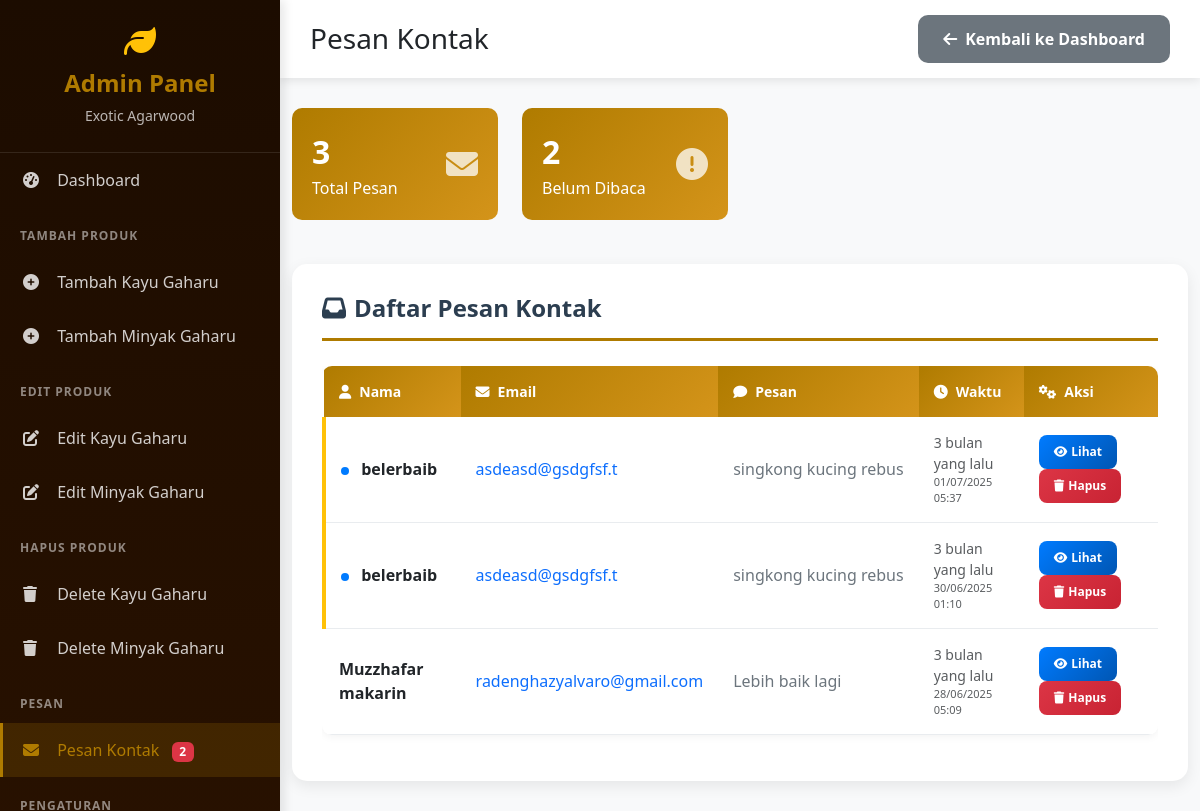
Screenshot of /checkmessegecontact.php (signed in) with the database file from the repository.
### tables this page shows
CREATE TABLE `contact_messages` (
  `id` int(11) NOT NULL,
  `name` varchar(100) NOT NULL,
  `email` varchar(255) NOT NULL,
  `phone` varchar(20) DEFAULT NULL,
  `message` text NOT NULL,
  `is_read` tinyint(1) DEFAULT 0,
  `created_at` timestamp NULL DEFAULT current_timestamp()
);

### checkmessegecontact.php (the view, shortened to what this page needs)
<?php
$servername = "localhost";
$username = "root";
$password = "";
$dbname = "agarwood_db";
$conn = new mysqli($servername, $username, $password, $dbname);
$sql = "SELECT id, name, email, message, created_at, is_read FROM contact_messages ORDER BY created_at DESC";
$result = $conn->query($sql);
$unread_sql = "SELECT COUNT(*) as unread_count FROM contact_messages WHERE is_read = 0";
$unread_result = $conn->query($unread_sql);
$unread_count = $unread_result ? $unread_result->fetch_assoc()['unread_count'] : 0;
function timeAgo($datetime) {
    $time = time() - strtotime($datetime);
    if ($time < 31536000) return floor($time/2592000) . ' bulan yang lalu';
    return floor($time/31536000) . ' tahun yang lalu';
}
?>
<!DOCTYPE html>
<html lang="en">
<head>
    <link href="https://cdnjs.cloudflare.com/ajax/libs/bootstrap/5.3.0/css/bootstrap.min.css" rel="stylesheet">
    <link href="https://cdnjs.cloudflare.com/ajax/libs/font-awesome/6.4.0/css/all.min.css" rel="stylesheet">
</head>
<body>
    <div class="sidebar">
        <div class="brand">
            <i class="fas fa-leaf fa-2x text-warning"></i>
            <h4>Admin Panel</h4>
            <small>Exotic Agarwood</small>
        </div>
        <nav class="nav flex-column">
            <a class="nav-link" href="admineai.php">
                <i class="fas fa-tachometer-alt"></i>
                Dashboard
            </a>
            <div class="nav-section">TAMBAH PRODUK</div>
            <a class="nav-link" href="inputdatakayugaharu.php">
                <i class="fas fa-plus-circle"></i>
                Tambah Kayu Gaharu
            </a>
            <a class="nav-link" href="inputdataminyakgaharu.php">
                <i class="fas fa-plus-circle"></i>
                Tambah Minyak Gaharu
            </a>
            <div class="nav-section">EDIT PRODUK</div>
            <a class="nav-link" href="admineai.php#kayu-section">
                <i class="fas fa-edit"></i>
                Edit Kayu Gaharu
            </a>
            <a class="nav-link" href="admineai.php#minyak-section">
                <i class="fas fa-edit"></i>
                Edit Minyak Gaharu
            </a>
            <div class="nav-section">HAPUS PRODUK</div>
            <a class="nav-link" href="admineai.php#kayu-section">
                <i class="fas fa-trash"></i>
                Delete Kayu Gaharu
            </a>
            <a class="nav-link" href="admineai.php#minyak-section">
                <i class="fas fa-trash"></i>
                Delete Minyak Gaharu
            </a>
            <div class="nav-section">PESAN</div>
            <a class="nav-link active" href="checkmessegecontact.php">
                <i class="fas fa-envelope"></i>
                Pesan Kontak
                <?php if ($unread_count > 0): ?>
                    <span class="badge bg-danger ms-2"><?php echo $unread_count; ?></span>
                <?php endif; ?>
            </a>
            <div class="nav-section">PENGATURAN</div>
        </nav>
    </div>
    <div class="main-content">
        <div class="top-navbar d-flex justify-content-between align-items-center">
            <h3 class="mb-0">Pesan Kontak</h3>
            <a href="admineai.php" class="btn-back">
                <i class="fas fa-arrow-left me-2"></i>Kembali ke Dashboard
            </a>
        </div>
        <div class="container-fluid">
            <div class="row mb-4">
                <div class="col-md-3">
                    <div class="stats-card">
                        <div class="d-flex align-items-center">
                            <div class="flex-grow-1">
                                <div class="stats-number"><?php echo $result ? $result->num_rows : 0; ?></div>
                                <div>Total Pesan</div>
                            </div>
                            <i class="fas fa-envelope fa-2x opacity-75"></i>
                        </div>
                    </div>
                </div>
                <div class="col-md-3">
                    <div class="stats-card">
                        <div class="d-flex align-items-center">
                            <div class="flex-grow-1">
                                <div class="stats-number"><?php echo $unread_count; ?></div>
                                <div>Belum Dibaca</div>
                            </div>
                            <i class="fas fa-exclamation-circle fa-2x opacity-75"></i>
                        </div>
                    </div>
                </div>
            </div>
            <div class="messages-container">
                <h4 class="messages-title">
                    <i class="fas fa-inbox me-2"></i>Daftar Pesan Kontak
                </h4>
                <?php if ($result && $result->num_rows > 0): ?>
                    <div class="table-responsive">
                        <table class="table table-hover">
                            <thead>
                                <tr>
                                    <th><i class="fas fa-user me-2"></i>Nama</th>
                                    <th><i class="fas fa-envelope me-2"></i>Email</th>
                                    <th><i class="fas fa-comment me-2"></i>Pesan</th>
                                    <th><i class="fas fa-clock me-2"></i>Waktu</th>
                                    <th><i class="fas fa-cogs me-2"></i>Aksi</th>
                                </tr>
                            </thead>
                            <tbody>
                                <?php while($row = $result->fetch_assoc()): ?>
                                    <tr class="<?php echo ($row['is_read'] == 0) ? 'unread-message' : ''; ?>">
                                        <td>
                                            <?php if ($row['is_read'] == 0): ?>
                                                <span class="unread-indicator"></span>
                                            <?php endif; ?>
                                            <strong><?php echo htmlspecialchars($row['name']); ?></strong>
                                        </td>
                                        <td>
                                            <a href="mailto:<?php echo htmlspecialchars($row['email']); ?>" class="text-decoration-none">
                                                <?php echo htmlspecialchars($row['email']); ?>
                                            </a>
                                        </td>
                                        <td>
                                            <div class="message-preview">
                                                <?php echo htmlspecialchars(substr($row['message'], 0, 100)); ?>
                                            </div>
                                        </td>
                                        <td>
                                            <div class="text-muted small">
                                                <?php echo timeAgo($row['created_at']); ?>
                                            </div>
                                            <div class="text-muted" style="font-size: 11px;">
                                                <?php echo date('d/m/Y H:i', strtotime($row['created_at'])); ?>
                                            </div>
                                        </td>
                                        <td>
                                            <a href="viewmessege.php?id=<?php echo $row['id']; ?>" class="btn-action btn-view">
                                                <i class="fas fa-eye me-1"></i>Lihat
                                            </a>
                                            <a href="deletemessegecontact.php?id=<?php echo $row['id']; ?>"
                                               class="btn-action btn-delete"
                                               onclick="return confirm('Apakah Anda yakin ingin menghapus pesan dari <?php echo htmlspecialchars($row['name']); ?>?');">
                                                <i class="fas fa-trash me-1"></i>Hapus
                                            </a>
                                        </td>
                                    </tr>
                                <?php endwhile; ?>
                            </tbody>
                        </table>
                    </div>
                <?php endif; ?>
            </div>
        </div>
    </div>
</body>
</html>

### checkmessegecontact.php (style rules this page uses)
body { background: #f8f9fa; font-family: 'Segoe UI', Tahoma, Geneva, Verdana, sans-serif; }
.sidebar { background: linear-gradient(180deg, #1c0c00 0%, #2a1200 100%); min-height: 100vh; position: fixed; top: 0; left: 0; width: 280px; z-index: 1000; box-shadow: 4px 0 10px rgba(0, 0, 0, 0.1); overflow-y: auto; }
.sidebar .brand { padding: 25px 20px; border-bottom: 1px solid rgba(255, 255, 255, 0.1); text-align: center; }
.sidebar .brand h4 { color: #af7b00; font-weight: 700; margin: 10px 0 5px; }
.sidebar .brand small { color: rgba(255, 255, 255, 0.7); }
.sidebar .nav-link { color: rgba(255, 255, 255, 0.8); padding: 15px 20px; border-radius: 0; transition: all 0.3s ease; border-left: 3px solid transparent; }
.sidebar .nav-link:hover, .sidebar .nav-link.active { background: rgba(175, 123, 0, 0.2); color: #af7b00; border-left-color: #af7b00; }
.sidebar .nav-link i { width: 20px; margin-right: 10px; }
.sidebar .nav-section { padding: 10px 20px; color: rgba(255, 255, 255, 0.5); font-size: 12px; font-weight: 600; text-transform: uppercase; letter-spacing: 1px; margin-top: 10px; }
.main-content { margin-left: 280px; padding: 0; }
.top-navbar { background: white; box-shadow: 0 2px 10px rgba(0, 0, 0, 0.1); padding: 15px 30px; margin-bottom: 30px; }
.messages-container { background: white; border-radius: 15px; padding: 30px; box-shadow: 0 5px 15px rgba(0, 0, 0, 0.08); margin-bottom: 30px; }
.messages-title { color: #2c3e50; font-weight: 600; margin-bottom: 25px; padding-bottom: 15px; border-bottom: 3px solid #af7b00; }
.table { border-radius: 10px; overflow: hidden; box-shadow: 0 2px 8px rgba(0, 0, 0, 0.05); }
.table th { background: linear-gradient(135deg, #af7b00 0%, #d4941a 100%); color: white; font-weight: 600; border: none; padding: 15px; font-size: 14px; }
.table td { padding: 15px; vertical-align: middle; border-bottom: 1px solid #e9ecef; }
.table tbody tr { transition: all 0.3s ease; }
.unread-message { background-color: #fff3cd !important; border-left: 4px solid #ffc107; }
.message-preview { max-width: 300px; overflow: hidden; text-overflow: ellipsis; white-space: nowrap; color: #6c757d; }
.unread-indicator { width: 8px; height: 8px; background: #007bff; border-radius: 50%; display: inline-block; margin-right: 8px; animation: pulse 2s infinite; }
.btn-action { border-radius: 8px; padding: 8px 15px; font-weight: 600; font-size: 12px; transition: all 0.3s ease; border: none; margin-right: 5px; text-decoration: none; display: inline-block; }
.btn-view { background: linear-gradient(135deg, #007bff 0%, #0056b3 100%); color: white; }
.btn-delete { background: linear-gradient(135deg, #dc3545 0%, #c82333 100%); color: white; }
.btn-back { background: #6c757d; border: none; border-radius: 10px; padding: 12px 25px; font-weight: 600; color: white; text-decoration: none; transition: all 0.3s ease; }
.stats-card { background: linear-gradient(135deg, #af7b00 0%, #d4941a 100%); color: white; border-radius: 10px; padding: 20px; margin-bottom: 20px; }
.stats-number { font-size: 2rem; font-weight: 700; }

### rows the page displays
contact_messages: is_read 0 (drawn), name "belerbaib", email "asdeasd@gsdgfsf.t", message "singkong kucing rebus", created_at "3 bulan yang lalu", created_at "01/07/2025 05:37"
contact_messages: is_read 0 (drawn), name "belerbaib", email "asdeasd@gsdgfsf.t", message "singkong kucing rebus", created_at "3 bulan yang lalu", created_at "30/06/2025 01:10"
contact_messages: name "Muzzhafar makarin", email "radenghazyalvaro@gmail.com", message "Lebih baik lagi", created_at "3 bulan yang lalu", created_at "28/06/2025 05:09"

### other values shown
$unread_count "2"
$result->num_rows "3"
